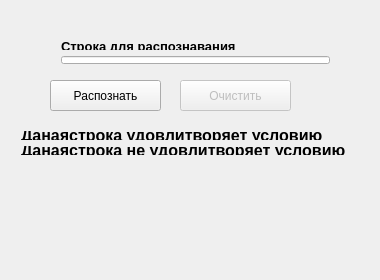
<?xml version="1.0" encoding="UTF-8"?>
<ui version="4.0">
 <class>MainWindow</class>
 <widget class="QMainWindow" name="MainWindow">
  <property name="geometry">
   <rect>
    <x>0</x>
    <y>0</y>
    <width>380</width>
    <height>280</height>
   </rect>
  </property>
  <property name="minimumSize">
   <size>
    <width>380</width>
    <height>280</height>
   </size>
  </property>
  <property name="maximumSize">
   <size>
    <width>380</width>
    <height>280</height>
   </size>
  </property>
  <property name="windowTitle">
   <string>MainWindow</string>
  </property>
  <widget class="QWidget" name="centralWidget">
   <widget class="QPushButton" name="pushButton">
    <property name="geometry">
     <rect>
      <x>50</x>
      <y>80</y>
      <width>111</width>
      <height>31</height>
     </rect>
    </property>
    <property name="text">
     <string>Распознать</string>
    </property>
   </widget>
   <widget class="QPushButton" name="pushButton_2">
    <property name="enabled">
     <bool>false</bool>
    </property>
    <property name="geometry">
     <rect>
      <x>180</x>
      <y>80</y>
      <width>111</width>
      <height>31</height>
     </rect>
    </property>
    <property name="text">
     <string>Очистить</string>
    </property>
   </widget>
   <widget class="QWidget" name="">
    <property name="geometry">
     <rect>
      <x>10</x>
      <y>120</y>
      <width>346</width>
      <height>46</height>
     </rect>
    </property>
    <layout class="QVBoxLayout" name="verticalLayout">
     <item>
      <widget class="QLabel" name="Rec">
       <property name="font">
        <font>
         <pointsize>12</pointsize>
         <weight>75</weight>
         <bold>true</bold>
        </font>
       </property>
       <property name="text">
        <string>Данаястрока удовлитворяет условию</string>
       </property>
      </widget>
     </item>
     <item>
      <widget class="QLabel" name="NotRec">
       <property name="font">
        <font>
         <pointsize>12</pointsize>
         <weight>75</weight>
         <bold>true</bold>
        </font>
       </property>
       <property name="text">
        <string>Данаястрока не удовлитворяет условию</string>
       </property>
      </widget>
     </item>
    </layout>
   </widget>
   <widget class="QWidget" name="">
    <property name="geometry">
     <rect>
      <x>50</x>
      <y>31</y>
      <width>291</width>
      <height>44</height>
     </rect>
    </property>
    <layout class="QVBoxLayout" name="verticalLayout_2">
     <item>
      <widget class="QLabel" name="label">
       <property name="font">
        <font>
         <pointsize>10</pointsize>
         <weight>75</weight>
         <bold>true</bold>
        </font>
       </property>
       <property name="text">
        <string>Строка для распознавания</string>
       </property>
      </widget>
     </item>
     <item>
      <widget class="QLineEdit" name="lineEdit"/>
     </item>
    </layout>
   </widget>
  </widget>
 </widget>
 <layoutdefault spacing="6" margin="11"/>
 <resources/>
 <connections/>
</ui>
